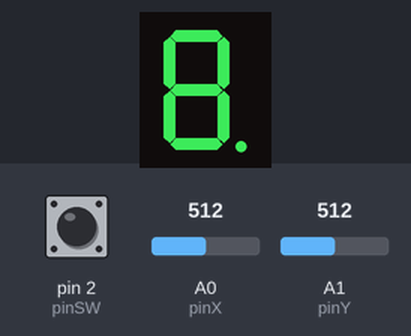
The sketch below on a simulated Arduino Uno, built with avr-gcc and run on an emulated ATmega328P. Shown: 1-digit seven-segment display. Wiring (inferred from the names in the program): 1-digit 7-segment display, segments lit when LOW: segments pin 12, pin 10, pin 9, pin 8, pin 7, pin 6, pin 5, pin 4. The test bench sets the inputs (shaded band); at power-on: A1 (pinY) = 512, pin 2 (pinSW) HIGH, A0 (pinX) = 512. The segment pins are drawn as the display they are named for.

Above: at 1.2 s.
1.3 s: A1 (pinY) set to 90
At 1.9 s:
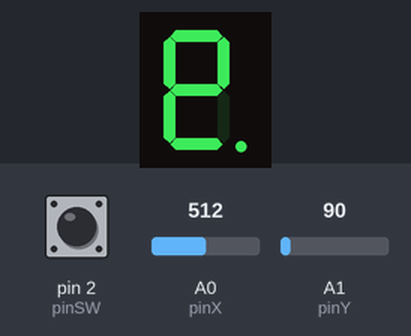
3.0 s: A1 (pinY) set to 910
At 4.75 s:
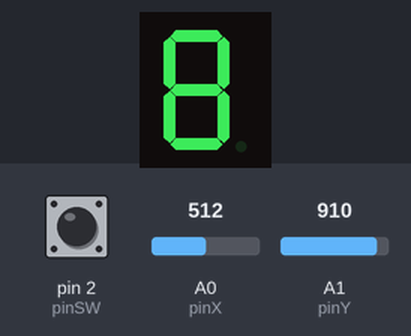
Timing chart, 0 to 6.2 s (numbered marks = the images above; inputs shaded):
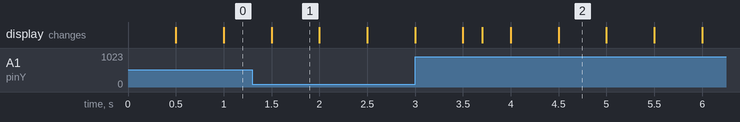

Measured:
- after the input at 1.3 s, the display: changes after 0.20 s (image 1)
- what the display in image 1 shows lasts 0.5 s, from 1.5 s to 2.0 s

The sketch:

Homework4.ino
```cpp
/*
Homework 4
Student: Ioana-Cristina Ursoiu
Group: 364 (Tuesday 9-12)
*/

// Pins 7-segment display
const int pinA = 12;
const int pinB = 10;
const int pinC = 9;
const int pinD = 8;
const int pinE = 7;
const int pinF = 6;
const int pinG = 5;
const int pinDP = 4;

// Pins joystick
const int pinSW = 2;
const int pinX = A0;
const int pinY = A1;

const int segSize = 8;

int segments[segSize] = {
  pinA, pinB, pinC, pinD, pinE, pinF, pinG, pinDP
};

const int segmentNeighbors[8][4] = {
  // UP    DOWN  LEFT  RIGHT
  {0, 6, 5, 1}, // a  (0)
  {0, 6, 5, 1}, // b  (1)
  {6, 3, 4, 7}, // c  (2)
  {6, 3, 4, 2}, // d  (3)
  {6, 3, 4, 2}, // e  (4)
  {0, 6, 5, 1}, // f  (5)
  {0, 3, 6, 6}, // g  (6)
  {7, 7, 2, 7}  // dp (7)
};

const int noOfSegments = 8;

byte segmentState[noOfSegments] = {0}; // 0: OFF, 1: ON
byte currentSegmentBlinking = 0;
bool lastButtonState = HIGH;
bool buttonState = HIGH;
int currentSegment = 7; // Start at the decimal point
bool buttonPressed = false;
unsigned long buttonPressStartTime = 0;
unsigned long lastJoystickChangeTime = 0;
bool joystickStateChanged = true;

unsigned long lastBlinkTime = 0;
unsigned long blinkInterval = 500;
unsigned long lastDebounceTime = 0;
unsigned long debounceDelay = 300;

void setup() {
  for (int i = 0; i < segSize; i++) {
    pinMode(segments[i], OUTPUT);
  }
  pinMode(pinSW, INPUT_PULLUP);
  attachInterrupt(digitalPinToInterrupt(pinSW), handleInterrupt, FALLING);
  pinMode(pinX, INPUT);
  pinMode(pinY, INPUT);

  digitalWrite(segments[pinDP], HIGH); // Turn on the decimal point
}

void loop() {
  int xValue = analogRead(pinX);
  int yValue = analogRead(pinY);

  // If joystick moves UP, DOWN, LEFT, RIGHT it moves to the corresponding segment
  // If you move UP for example and the segment for UP is N/A, then it won't move
  if (millis() - lastJoystickChangeTime >= 800) {
    joystickStateChanged = false;
    if (xValue > 900 && yValue > 400 && yValue < 600) {
      moveSegment(segmentNeighbors[currentSegment][0]);
      lastJoystickChangeTime = millis();
      joystickStateChanged = true;
    }
    else if (xValue < 100 && yValue > 400 && yValue < 600) {
      moveSegment(segmentNeighbors[currentSegment][1]);
      lastJoystickChangeTime = millis();
      joystickStateChanged = true;
    }
    else if (yValue < 100 && xValue > 400 && xValue < 600) {
      moveSegment(segmentNeighbors[currentSegment][2]);
      lastJoystickChangeTime = millis();
      joystickStateChanged = true;
    }
    else if (yValue > 900 && xValue > 400 && xValue < 600) {
      moveSegment(segmentNeighbors[currentSegment][3]);
      lastJoystickChangeTime = millis();
      joystickStateChanged = true;
    }
  }

  // If the button is pressed, it will toggle the segment state
  // If the button is long pressed (5 sec) it resets the display (every segment is turned off and the decimal point becomes the current segment)
  if (buttonPressed) {
    if (!buttonPressStartTime) {
      buttonPressStartTime = millis();
    }
    if (millis() - buttonPressStartTime >= 5000) {
      // Long press, reset display
      resetDisplay();
      buttonPressed = false;
    }
    else if ((millis() - lastDebounceTime) > debounceDelay) {
      lastDebounceTime = millis();
      buttonState = digitalRead(pinSW);
      if (buttonState != lastButtonState) {
        segmentState[currentSegment] = !segmentState[currentSegment];
        lastButtonState = !lastButtonState;
        buttonPressed = false;
      }
    }

  }
  else {
    buttonPressStartTime = 0;
    buttonPressed = false;
  }

  displaySegments();
  handleBlinking();
}

// Move the segment
void moveSegment(int newSegment) {
  if (newSegment != currentSegment) {
    currentSegmentBlinking = segmentState[newSegment];
    currentSegment = newSegment;
  }
}

// Reset the display after you keep pressing for 5 sec
void resetDisplay() {
  for (int i = 0; i < noOfSegments; i++) {
    segmentState[i] = 0; // Turn off all segments
  }
  currentSegment = 7; // Start at the decimal point
}

// Display the state of the segments
void displaySegments() {
  for (int i = 0; i < noOfSegments; i++) {
    if(i != currentSegment)
      digitalWrite(segments[i], segmentState[i]);
  }
}

// Handle the blinking of the current segment
void handleBlinking() {
  if (millis() - lastBlinkTime >= blinkInterval) {
    lastBlinkTime = millis();
    currentSegmentBlinking = !currentSegmentBlinking;
    digitalWrite(segments[currentSegment], currentSegmentBlinking);
  }
}

// Handle interrupt
void handleInterrupt() {
  buttonPressed = true;
}

//PS. Interrupts are currsed, especially at 1 am
```
